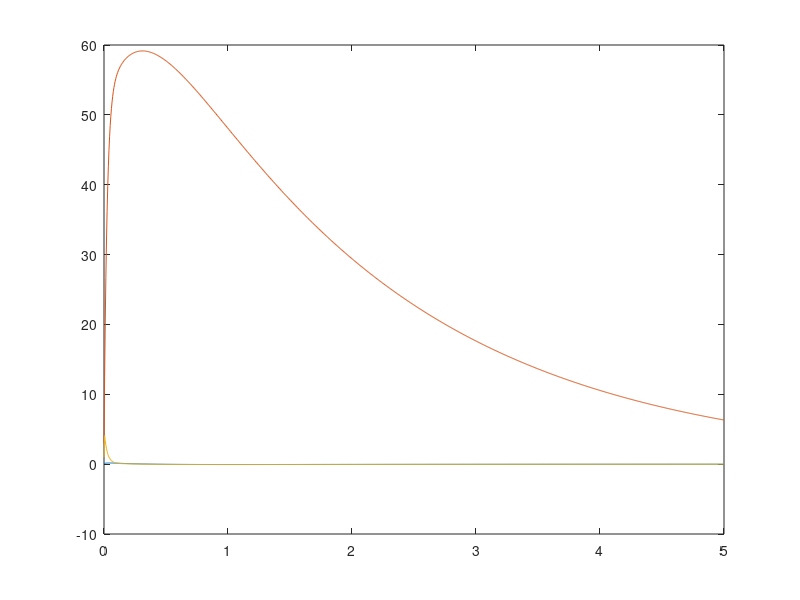
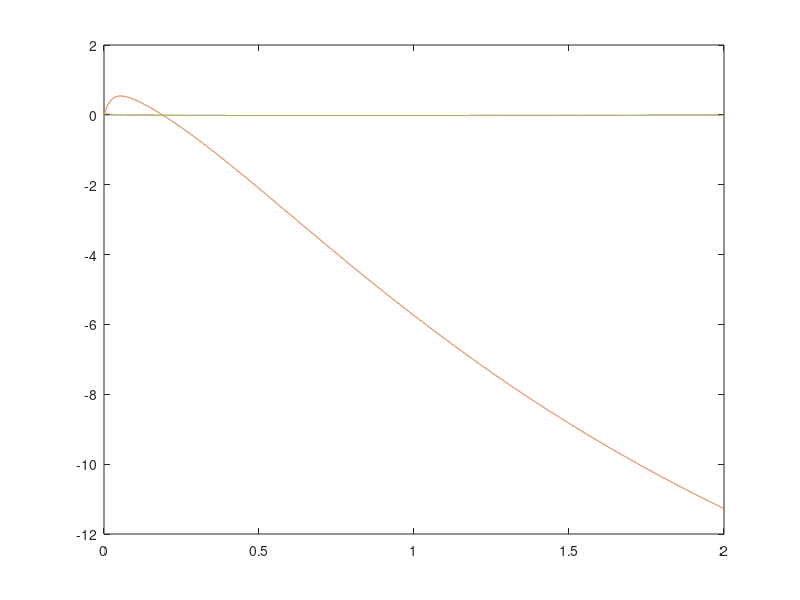
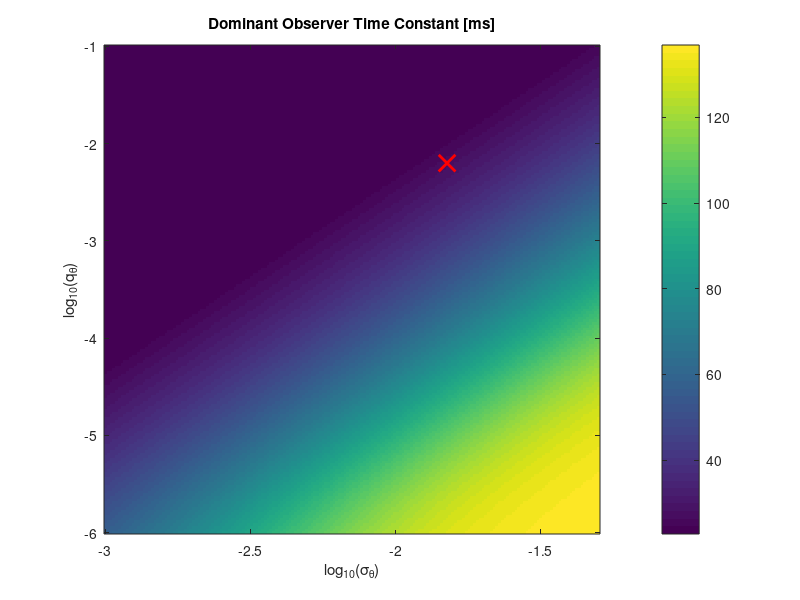
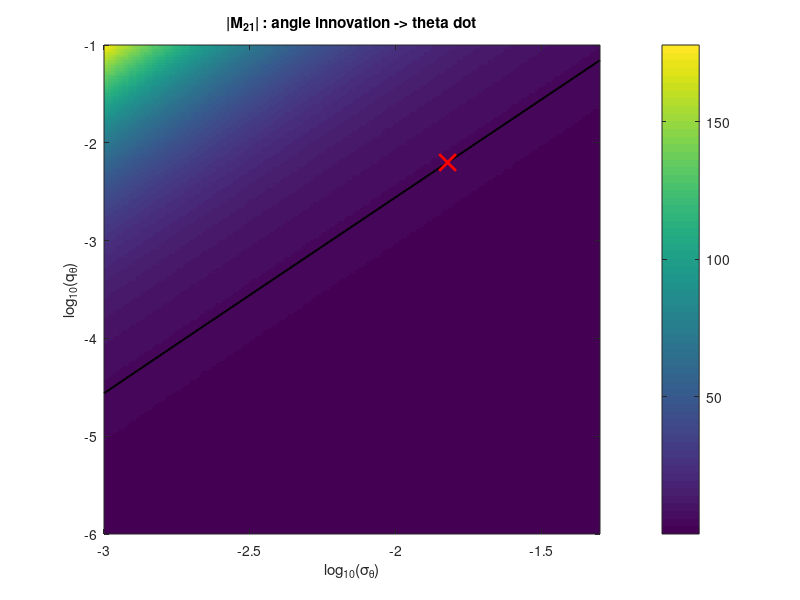

Write MATLAB code to recreate these figures, in order.
clear;clf;close all;
x0 = [deg2rad(5); 5; 3; 1]
%system parameters
m_f = .1055;
m_t = .1;
k_teff = .05;
k_eff = .061;
V = 6;
R = 16.7;
N = (35/11)^2;
L = .0013; %still need accurate value
l_c = .052;
l_b = .2037835;
J_p = .000315;
J_gt = .00253389
J_f = 0.0001334;
k_g = m_t*l_c*9.81;
J_0 = .000968;

%state space matrices
A = [0 1 0 0; (k_g/J_0) 0 0 (-k_teff/J_0); -(k_g/J_0) 0 0 k_teff*((1/J_f)+(1/J_0)); 0 0 (-(k_eff)/L) (-R/L)];
B = [0; 0; 0; V/L];
C = [1 0 0 0;
    0 0 1 0;
    0 0 0 1];
D = [0; 0; 0];

%K optimization
Q = [500 0 0 0;0 50 0 0; 0 0 0.0000001 0;0 0 0 1];
Re = [10];
K = lqr(A, B, Q, Re);

sys = ss((A - B*K), B, C, D);
sysC = ss(A, B, C, D);
figure(1);
t = 0:0.005:5;
[theta, t, x] = initial(sys, x0, t);

plot(t, theta);

t = 0:0.0001:2;
u = 0.2*ones(size(t));
figure(2);
[y,t,x] = lsim(sys,u,t);

plot(t, y);

%discrete system
Ts = 0.002;

sysD = c2d((sysC), Ts, 'zoh');

Ad = sysD.A;
Bd = sysD.B;
Cd = sysD.C;

Kd = dlqr(Ad, Bd, Q, Re);

Bd
Kd

Q
R
%diagnostic tests for LQR gain
x_test1 = [deg2rad(5); 0; 0; 0];
x_test2 = [deg2rad(10); 1; 0; 0];
x_test3 = [deg2rad(15); 2; 0; 0];
u_test1 = -Kd*x_test1;
u_test2 = -Kd*x_test2;
u_test3 = -Kd*x_test3;
duty_test1 = 100*u_test1
duty_test2 = 100*u_test2
duty_test3 = 100*u_test3

Q1_vals = [1 2 5 10 20 50 100 200];

for n = 1:length(Q1_vals)

    Q = diag([Q1_vals(n), 2, 0.001, 1]);

    Ktest = dlqr(Ad, Bd, Q, Re);

    fprintf('Q11 = %6.1f | K = ', Q1_vals(n));
    fprintf('%9.4f ', Ktest);

    ratio = abs(Ktest(3)*25 / ...
                (Ktest(1)*deg2rad(10)));

    fprintf('| rho/theta ratio @10deg,25rad/s = %.3f\n', ...
            ratio);
end

tests = [ ...
    deg2rad(0.5)  0;
    deg2rad(1.0)  0;
    deg2rad(2.0)  0;
    deg2rad(2.0)  0.2;
    deg2rad(5.0)  0.5];

for n = 1:size(tests,1)

    x = [tests(n,1);
         tests(n,2);
         0;
         0];

    duty = 100*(-Kd*x);

    fprintf('theta = %5.2f deg, thdot = %5.2f -> duty = %7.2f %%\n',...
        rad2deg(x(1)),x(2),duty);
end



%discrete kalman filter
Gd = [0 0;
      1 0;
      0 1;
      0 0];
q_theta = 0.062729;
q_phi = 10; 

Qd = diag([q_theta, q_phi]);

sigma_theta = 0.002;
sigma_ro    = 2.0;
sigma_i     = 0.01;

Rd = diag([sigma_theta^2, ...
           sigma_ro^2, ...
           sigma_i^2]);

[Lk,P,E] = dlqe(Ad,Gd,C,Qd,Rd);


%discrete sim
Nsim = length(t);

x = zeros(4,Nsim);
xhat = zeros(4, Nsim);
u = zeros(1,Nsim);

x(:,1) = x0;
xhat(:,1) = 0;
for k = 1:Nsim-1;

    %estimate
    %xhat(:, k+1) = Ad*x(:,k) + Bd*u(k);

    % LQR control
    u(k) = -Kd*(x(:,k));

    % PWM saturation
    u(k) = max(min(u(k),1),-1);

    % discrete plant
    x(:,k+1) = Ad*x(:,k) + Bd*u(k);
    % x(4,k+1) = max(min(x(4,k+1),3),-3)

end
%check properties of Kalman gains
eig((eye(4) - Lk*C)*Ad)

max(abs(eig((eye(4) - Lk*C)*Ad)))

rank(obsv(Ad,C))
cond(obsv(Ad,C))

Ae = (eye(4)-Lk*C)*Ad;
[V,D] = eig(Ae);

diag(D)
V

%% =========================================================
%CHATGPT GENERATED!!
% FAST DISCRETE KALMAN OBSERVER SWEEP
%
% State order:
%   x = [theta; theta_dot; rho_dot; current]
%
% Measurement order:
%   y = [theta; rho_dot; current]
%
% Assumes these already exist:
%   Ad, C, Ts
%
% Primary goal:
%   Minimize dominant observer time constant
%
% Hard constraints:
%   |M21| <= max_M21
%   |M33| <= max_M33
%   ||M||_F <= max_gain_norm
%   max(abs(M(:))) <= max_abs_entry
%
% If no tuning satisfies every constraint, the script
% reports the best stable compromise.
%% =========================================================


%% ---------------------------------------------------------
% Process noise input matrix
% ----------------------------------------------------------

Gd = [0 0;
      1 0;
      0 1;
      0 0];


%% ---------------------------------------------------------
% Fixed noise parameters
% ----------------------------------------------------------

% Flywheel velocity measurement standard deviation
sigma_ro = 1.75;          % rad/s

% From previous sigma_i / q_phi sweep
q_phi   = 0.023500071;
sigma_i = 0.50118723;     % A


%% ---------------------------------------------------------
% Sweep theta-side noise parameters
% ----------------------------------------------------------

% Process noise applied to theta_dot
q_theta_vals = logspace(-6, -1, 180);

% Pendulum angle measurement standard deviation
% 0.001 rad to about 0.050 rad
sigma_theta_vals = logspace(-3, -1.3, 180);


%% ---------------------------------------------------------
% Observer constraints
% ----------------------------------------------------------

% Allowed dominant-pole magnitude
rho_min_allowed = 0.80;
rho_max_allowed = 0.98;

% Kalman gain restrictions
max_M21 = 5.0;          % angle error -> theta_dot correction
max_M33 = 1.0;          % current error -> rho_dot correction

max_gain_norm = 8.0;
max_abs_entry = 6.0;


%% ---------------------------------------------------------
% Valid-filter cost settings
%
% Time constant is the main objective.
% These are only mild gain penalties.
% ----------------------------------------------------------

w_valid_M21  = 0.002;
w_valid_M33  = 0.002;
w_valid_gain = 0.001;


%% ---------------------------------------------------------
% Best-compromise settings
% ----------------------------------------------------------

% Preferred time-constant scale
tau_ref = 0.030;      % 30 ms

% Penalties for violating constraints
w_comp_tau      = 1.0;
w_comp_M21      = 8.0;
w_comp_M33      = 8.0;
w_comp_gain     = 3.0;
w_comp_entry    = 3.0;
w_comp_rho_high = 3.0;
w_comp_rho_low  = 1.0;

% Mild penalties even before limits are exceeded
w_comp_M21_base  = 0.02;
w_comp_M33_base  = 0.02;
w_comp_gain_base = 0.01;


%% ---------------------------------------------------------
% Allocate result arrays
% ----------------------------------------------------------

nq = length(q_theta_vals);
ns = length(sigma_theta_vals);

rho_map   = NaN(nq, ns);
tau_map   = NaN(nq, ns);
M21_map   = NaN(nq, ns);
M33_map   = NaN(nq, ns);
gain_map  = NaN(nq, ns);
maxM_map  = NaN(nq, ns);

valid_map = false(nq, ns);

% Cost for filters that meet every hard constraint
cost_map = Inf(nq, ns);


%% =========================================================
% MAIN SWEEP
%% =========================================================

for i = 1:nq

    q_theta = q_theta_vals(i);

    for j = 1:ns

        sigma_theta = sigma_theta_vals(j);

        % Process covariance
        Qd = diag([q_theta, q_phi]);

        % Measurement covariance
        Rd = diag([sigma_theta^2, ...
                   sigma_ro^2, ...
                   sigma_i^2]);

        % --------------------------------------------------
        % Calculate discrete Kalman gain
        % --------------------------------------------------

        try
            [M, P, E] = dlqe(Ad, Gd, C, Qd, Rd);
        catch
            continue;
        end

        % --------------------------------------------------
        % Observer error dynamics
        %
        % xpred = Ad*xhat + Bd*u
        %
        % xhat = xpred + M*(y - C*xpred)
        %
        % Therefore:
        %
        % Ae = (I - M*C)*Ad
        % --------------------------------------------------

        Ae = (eye(size(Ad,1)) - M*C) * Ad;

        poles = eig(Ae);

        rho = max(abs(poles));

        % Ignore invalid or unstable filters
        if ~isfinite(rho) || rho <= 0 || rho >= 1
            continue;
        end

        % Dominant discrete-time time constant
        tau = -Ts / log(rho);

        % --------------------------------------------------
        % Gain metrics
        % --------------------------------------------------

        M21 = M(2,1);
        M33 = M(3,3);

        gain_norm = norm(M, 'fro');
        max_entry = max(abs(M(:)));

        % --------------------------------------------------
        % Store results
        % --------------------------------------------------

        rho_map(i,j)  = rho;
        tau_map(i,j)  = tau;

        M21_map(i,j)  = M21;
        M33_map(i,j)  = M33;

        gain_map(i,j) = gain_norm;
        maxM_map(i,j) = max_entry;


        %% -------------------------------------------------
        % HARD CONSTRAINTS
        % --------------------------------------------------

        if rho < rho_min_allowed
            continue;
        end

        if rho > rho_max_allowed
            continue;
        end

        if abs(M21) > max_M21
            continue;
        end

        if abs(M33) > max_M33
            continue;
        end

        if gain_norm > max_gain_norm
            continue;
        end

        if max_entry > max_abs_entry
            continue;
        end


        %% -------------------------------------------------
        % This is a fully valid filter
        % --------------------------------------------------

        valid_map(i,j) = true;


        %% -------------------------------------------------
        % Valid-filter cost
        %
        % Tau is the primary objective.
        % Gain penalties act only as tie-breakers.
        % --------------------------------------------------

        M21_ratio = abs(M21) / max_M21;
        M33_ratio = abs(M33) / max_M33;
        gain_ratio = gain_norm / max_gain_norm;

        gain_penalty = ...
            w_valid_M21  * M21_ratio^2 + ...
            w_valid_M33  * M33_ratio^2 + ...
            w_valid_gain * gain_ratio^2;

        cost_map(i,j) = tau + gain_penalty;

    end
end


%% =========================================================
% FIND FASTEST VALID FILTER
%% =========================================================

[min_cost, linear_idx] = min(cost_map(:));

if isfinite(min_cost)

    % ------------------------------------------------------
    % A fully valid filter exists
    % ------------------------------------------------------

    [i_best, j_best] = ind2sub(size(cost_map), linear_idx);

    best_q_theta = q_theta_vals(i_best);
    best_sigma_theta = sigma_theta_vals(j_best);

    compromise_used = false;

else

    %% =====================================================
    % NO FULLY VALID FILTER
    % Find best stable compromise
    %% =====================================================

    fprintf('\n');
    fprintf('========================================\n');
    fprintf('NO POINT MET ALL HARD CONSTRAINTS\n');
    fprintf('Searching for best compromise...\n');
    fprintf('========================================\n\n');

    compromise_cost = Inf(nq, ns);

    for i = 1:nq

        for j = 1:ns

            rho = rho_map(i,j);

            % Skip points that were invalid or unstable
            if isnan(rho) || rho <= 0 || rho >= 1
                continue;
            end

            tau = tau_map(i,j);

            M21 = abs(M21_map(i,j));
            M33 = abs(M33_map(i,j));

            gain_norm = gain_map(i,j);
            max_entry = maxM_map(i,j);


            % ------------------------------------------------
            % Normalize quantities relative to desired limits
            % ------------------------------------------------

            tau_ratio = tau / tau_ref;

            M21_ratio = M21 / max_M21;
            M33_ratio = M33 / max_M33;

            gain_ratio = gain_norm / max_gain_norm;
            entry_ratio = max_entry / max_abs_entry;


            % ------------------------------------------------
            % Constraint violations
            %
            % Zero while within limit.
            % ------------------------------------------------

            M21_violation = max(0, M21_ratio - 1);
            M33_violation = max(0, M33_ratio - 1);

            gain_violation = max(0, gain_ratio - 1);
            entry_violation = max(0, entry_ratio - 1);


            % Pole too close to instability
            if rho > rho_max_allowed
                rho_high_violation = ...
                    (rho - rho_max_allowed) / ...
                    (1 - rho_max_allowed);
            else
                rho_high_violation = 0;
            end


            % Pole faster than lower bound
            if rho < rho_min_allowed
                rho_low_violation = ...
                    (rho_min_allowed - rho) / ...
                    rho_min_allowed;
            else
                rho_low_violation = 0;
            end


            % ------------------------------------------------
            % Compromise cost
            %
            % Fast response is important, but large violations
            % of M21/M33 are strongly discouraged.
            % ------------------------------------------------

            compromise_cost(i,j) = ...
                w_comp_tau * tau_ratio^2 + ...
                w_comp_M21 * M21_violation^2 + ...
                w_comp_M33 * M33_violation^2 + ...
                w_comp_gain * gain_violation^2 + ...
                w_comp_entry * entry_violation^2 + ...
                w_comp_rho_high * rho_high_violation^2 + ...
                w_comp_rho_low * rho_low_violation^2 + ...
                w_comp_M21_base * M21_ratio^2 + ...
                w_comp_M33_base * M33_ratio^2 + ...
                w_comp_gain_base * gain_ratio^2;

        end
    end


    %% -----------------------------------------------------
    % Select best stable compromise
    % ------------------------------------------------------

    [best_compromise_cost, linear_idx] = ...
        min(compromise_cost(:));

    if ~isfinite(best_compromise_cost)
        error('No stable observer was found anywhere in the sweep.');
    end

    [i_best, j_best] = ...
        ind2sub(size(compromise_cost), linear_idx);

    best_q_theta = q_theta_vals(i_best);
    best_sigma_theta = sigma_theta_vals(j_best);

    compromise_used = true;

end


%% =========================================================
% RECOMPUTE SELECTED FILTER
%% =========================================================

Qd_best = diag([best_q_theta, q_phi]);

Rd_best = diag([best_sigma_theta^2, ...
                sigma_ro^2, ...
                sigma_i^2]);

[M_best, P_best, E_best] = ...
    dlqe(Ad, Gd, C, Qd_best, Rd_best);

Ae_best = ...
    (eye(size(Ad,1)) - M_best*C) * Ad;

poles_best = eig(Ae_best);

rho_best = max(abs(poles_best));

tau_best = -Ts / log(rho_best);

gain_norm_best = norm(M_best, 'fro');

max_entry_best = max(abs(M_best(:)));


%% =========================================================
% PRINT RESULTS
%% =========================================================

fprintf('\n');
fprintf('========================================\n');

if compromise_used
    fprintf('BEST COMPROMISE OBSERVER\n');
else
    fprintf('FASTEST VALID OBSERVER\n');
end

fprintf('========================================\n');


fprintf('\nNoise tuning:\n');

fprintf('q_theta     = %.10g\n', best_q_theta);
fprintf('sigma_theta = %.10g rad\n', best_sigma_theta);

fprintf('q_phi       = %.10g\n', q_phi);
fprintf('sigma_ro    = %.10g rad/s\n', sigma_ro);
fprintf('sigma_i     = %.10g A\n', sigma_i);


fprintf('\nObserver performance:\n');

fprintf('rho max     = %.8f\n', rho_best);
fprintf('tau         = %.6f s\n', tau_best);
fprintf('tau         = %.2f ms\n', tau_best*1000);


fprintf('\nGain metrics:\n');

fprintf('M21         = %.8f', M_best(2,1));

if abs(M_best(2,1)) > max_M21
    fprintf('   <-- exceeds limit');
end

fprintf('\n');


fprintf('M33         = %.8f', M_best(3,3));

if abs(M_best(3,3)) > max_M33
    fprintf('   <-- exceeds limit');
end

fprintf('\n');


fprintf('||M||_F     = %.8f', gain_norm_best);

if gain_norm_best > max_gain_norm
    fprintf('   <-- exceeds limit');
end

fprintf('\n');


fprintf('max |Mij|   = %.8f', max_entry_best);

if max_entry_best > max_abs_entry
    fprintf('   <-- exceeds limit');
end

fprintf('\n');


fprintf('\nCurrent-estimator gain M:\n');
disp(M_best);

fprintf('Observer poles:\n');
disp(poles_best);

fprintf('Valid points = %d / %d\n', ...
    nnz(valid_map), numel(valid_map));


%% =========================================================
% PLOT 1: TIME CONSTANT
%% =========================================================

figure;

imagesc( ...
    log10(sigma_theta_vals), ...
    log10(q_theta_vals), ...
    tau_map*1000);

set(gca, 'YDir', 'normal');

xlabel('log_{10}(\sigma_\theta)');
ylabel('log_{10}(q_\theta)');
title('Dominant Observer Time Constant [ms]');

colorbar;

hold on;

plot( ...
    log10(best_sigma_theta), ...
    log10(best_q_theta), ...
    'rx', ...
    'MarkerSize', 12, ...
    'LineWidth', 2);

hold off;


%% =========================================================
% PLOT 2: |M21|
%% =========================================================

figure;

imagesc( ...
    log10(sigma_theta_vals), ...
    log10(q_theta_vals), ...
    abs(M21_map));

set(gca, 'YDir', 'normal');

xlabel('log_{10}(\sigma_\theta)');
ylabel('log_{10}(q_\theta)');
title('|M_{21}| : angle innovation -> theta dot');

colorbar;

hold on;

contour( ...
    log10(sigma_theta_vals), ...
    log10(q_theta_vals), ...
    abs(M21_map), ...
    [max_M21 max_M21], ...
    'k', ...
    'LineWidth', 1.5);

plot( ...
    log10(best_sigma_theta), ...
    log10(best_q_theta), ...
    'rx', ...
    'MarkerSize', 12, ...
    'LineWidth', 2);

hold off;


%% =========================================================
% PLOT 3: |M33|
%% =========================================================

figure;

imagesc( ...
    log10(sigma_theta_vals), ...
    log10(q_theta_vals), ...
    abs(M33_map));

set(gca, 'YDir', 'normal');

xlabel('log_{10}(\sigma_\theta)');
ylabel('log_{10}(q_\theta)');
title('|M_{33}| : current innovation -> rho dot');

colorbar;

hold on;

contour( ...
    log10(sigma_theta_vals), ...
    log10(q_theta_vals), ...
    abs(M33_map), ...
    [max_M33 max_M33], ...
    'k', ...
    'LineWidth', 1.5);

plot( ...
    log10(best_sigma_theta), ...
    log10(best_q_theta), ...
    'rx', ...
    'MarkerSize', 12, ...
    'LineWidth', 2);

hold off;


%% =========================================================
% PLOT 4: GAIN NORM
%% =========================================================

figure;

imagesc( ...
    log10(sigma_theta_vals), ...
    log10(q_theta_vals), ...
    gain_map);

set(gca, 'YDir', 'normal');

xlabel('log_{10}(\sigma_\theta)');
ylabel('log_{10}(q_\theta)');
title('Kalman Gain Frobenius Norm ||M||_F');

colorbar;

hold on;

contour( ...
    log10(sigma_theta_vals), ...
    log10(q_theta_vals), ...
    gain_map, ...
    [max_gain_norm max_gain_norm], ...
    'k', ...
    'LineWidth', 1.5);

plot( ...
    log10(best_sigma_theta), ...
    log10(best_q_theta), ...
    'rx', ...
    'MarkerSize', 12, ...
    'LineWidth', 2);

hold off;


%% =========================================================
% PLOT 5: DOMINANT POLE
%% =========================================================

figure;

imagesc( ...
    log10(sigma_theta_vals), ...
    log10(q_theta_vals), ...
    rho_map);

set(gca, 'YDir', 'normal');

xlabel('log_{10}(\sigma_\theta)');
ylabel('log_{10}(q_\theta)');
title('Dominant Observer Pole Magnitude');

colorbar;

hold on;

contour( ...
    log10(sigma_theta_vals), ...
    log10(q_theta_vals), ...
    rho_map, ...
    [rho_max_allowed rho_max_allowed], ...
    'k', ...
    'LineWidth', 1.5);

plot( ...
    log10(best_sigma_theta), ...
    log10(best_q_theta), ...
    'rx', ...
    'MarkerSize', 12, ...
    'LineWidth', 2);

hold off;


%% =========================================================
% PLOT 6: VALID REGION
%% =========================================================

figure;

imagesc( ...
    log10(sigma_theta_vals), ...
    log10(q_theta_vals), ...
    double(valid_map));

set(gca, 'YDir', 'normal');

xlabel('log_{10}(\sigma_\theta)');
ylabel('log_{10}(q_\theta)');
title('Fully Valid Observer Region');

colorbar;

hold on;

plot( ...
    log10(best_sigma_theta), ...
    log10(best_q_theta), ...
    'rx', ...
    'MarkerSize', 12, ...
    'LineWidth', 2);

hold off;
